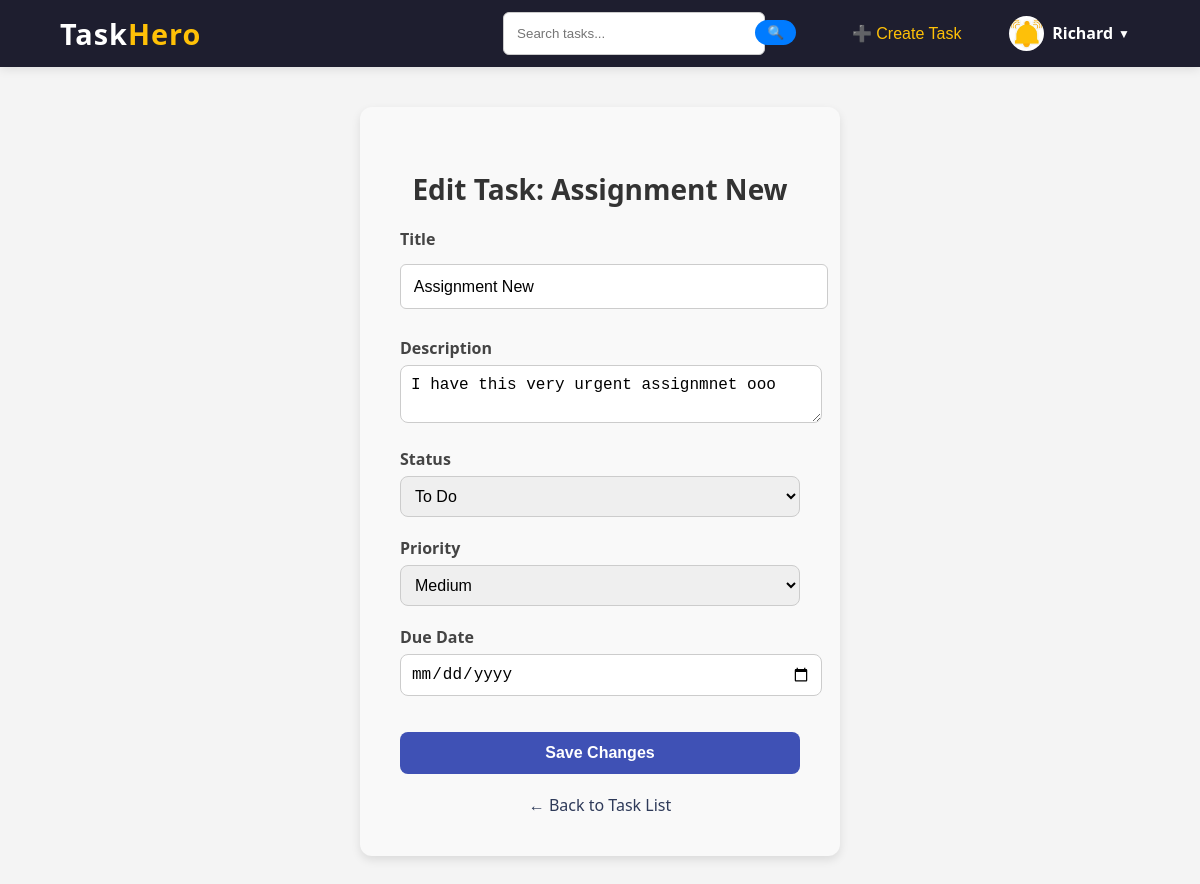
Before: /task/edit/17/ (signed in) with the older database file.
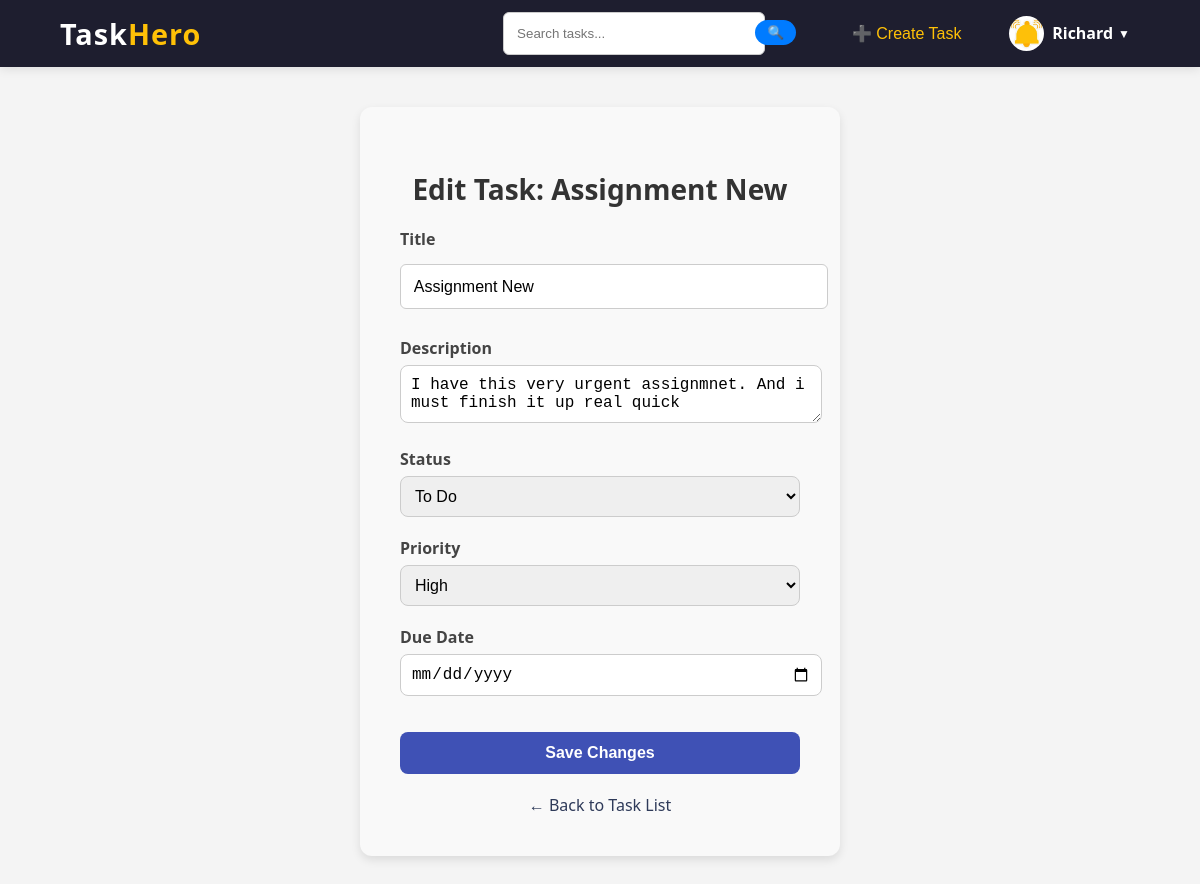
After: the same page with the newer database file.
### core/models.py (models this page shows, shortened)
class Task(models.Model):
    STATUS_CHOICES = [
        ('to_do', 'To Do'),
        ('in_progress', 'In Progress'),
        ('completed', 'Completed'),
    ]
    PRIORITY_CHOICES = [
        ('low', 'Low'),
        ('medium', 'Medium'),
        ('high', 'High'),
    ]
    title = models.CharField(max_length=255)
    description = models.TextField()
    due_date = models.DateField()
    status = models.CharField(max_length=20, choices=STATUS_CHOICES, default='to_do')
    priority = models.CharField(max_length=20, choices=PRIORITY_CHOICES, default='low')
    user = models.ForeignKey(User, on_delete=models.CASCADE, related_name='tasks')  # Link task to user

### core/views.py (the view)
# urls.py: path('task/edit/<int:task_id>/', views.edit_task, name='edit_task'),
@login_required
def edit_task(request, task_id):
    task = get_object_or_404(Task, id=task_id, user=request.user)
    if task.user != request.user:
        return HttpResponseForbidden("You do not have permission to edit this task.")
    if request.method == 'POST':
        form = TaskForm(request.POST, instance=task)
        if form.is_valid():
            form.save()
            return redirect('dashboard')  # Redirect to the task list after updating
    else:
        form = TaskForm(instance=task)
    return render(request, 'core/edit_task.html', {'form': form, 'task': task})

### core/forms.py (shortened to what this page needs)
class TaskForm(forms.ModelForm):
    class Meta:
        model = Task
        fields = ['title', 'description', 'due_date', 'status', 'priority']
    due_date = forms.DateField(widget=forms.DateInput(attrs={'type': 'date'}))
    priority = forms.ChoiceField(choices=[('low', 'Low'), ('medium', 'Medium'), ('high', 'High')])

### core/templates/core/edit_task.html (shortened to what this page needs)
{% extends 'core/base.html' %}
{% load static %}
{% block content %}
<div class="form-container">
  <h2 class="form-title">Edit Task: {{ task.title }}</h2>
  <form method="POST" action="" class="task-form">
    <div class="form-group">
      <label for="title">Title</label>
      <input type="text" name="title" id="title" value="{{ form.title.value }}" required>
    </div>
    <div class="form-group">
      <label for="description">Description</label>
      <textarea name="description" id="description">{{ form.description.value }}</textarea>
    </div>
    <div class="form-group">
      <label for="status">Status</label>
      <select name="status" id="status" required>
        {% for value, label in form.fields.status.choices %}
          <option value="{{ value }}" {% if form.status.value == value %}selected{% endif %}>{{ label }}</option>
        {% endfor %}
      </select>
    </div>
    <div class="form-group">
      <label for="priority">Priority</label>
      <select name="priority" id="priority" required>
        {% for value, label in form.fields.priority.choices %}
          <option value="{{ value }}" {% if form.priority.value == value %}selected{% endif %}>{{ label }}</option>
        {% endfor %}
      </select>
    </div>
    <div class="form-group">
      <label for="due_date">Due Date</label>
      <input type="date" name="due_date" id="due_date" value="{{ form.due_date.value|default_if_none:'' }}">
    </div>
    <button type="submit" class="submit-btn">Save Changes</button>
  </form>
  <a href="{% url 'dashboard' %}" class="back-link">← Back to Task List</a>
</div>
{% endblock %}

Changed rows visible on the page:
changed Task "Assignment New": description "I have this very urgent assignmnet ooo" → "I have this very urgent assignmnet. And i must finish it up real quick"; priority "Medium" → "High"
